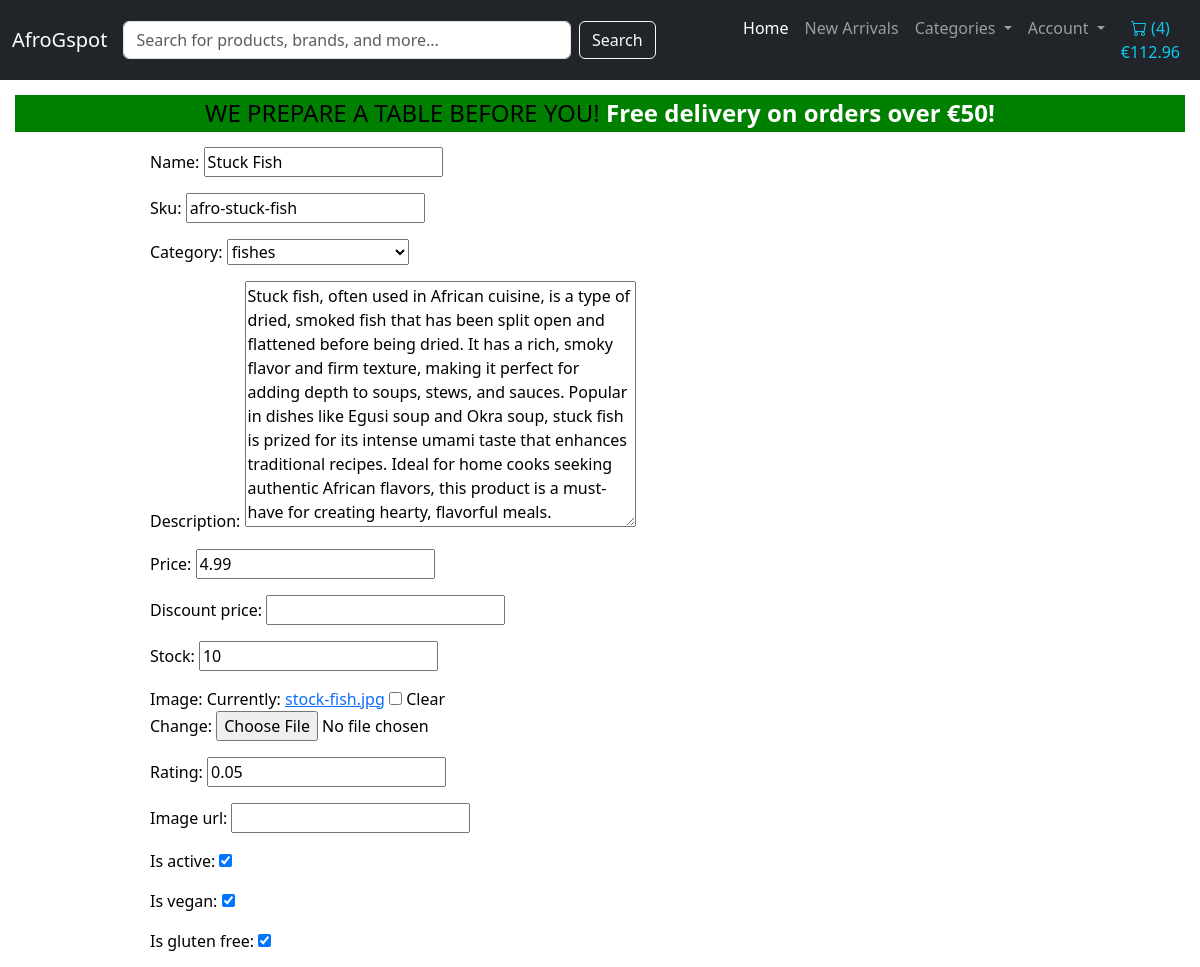
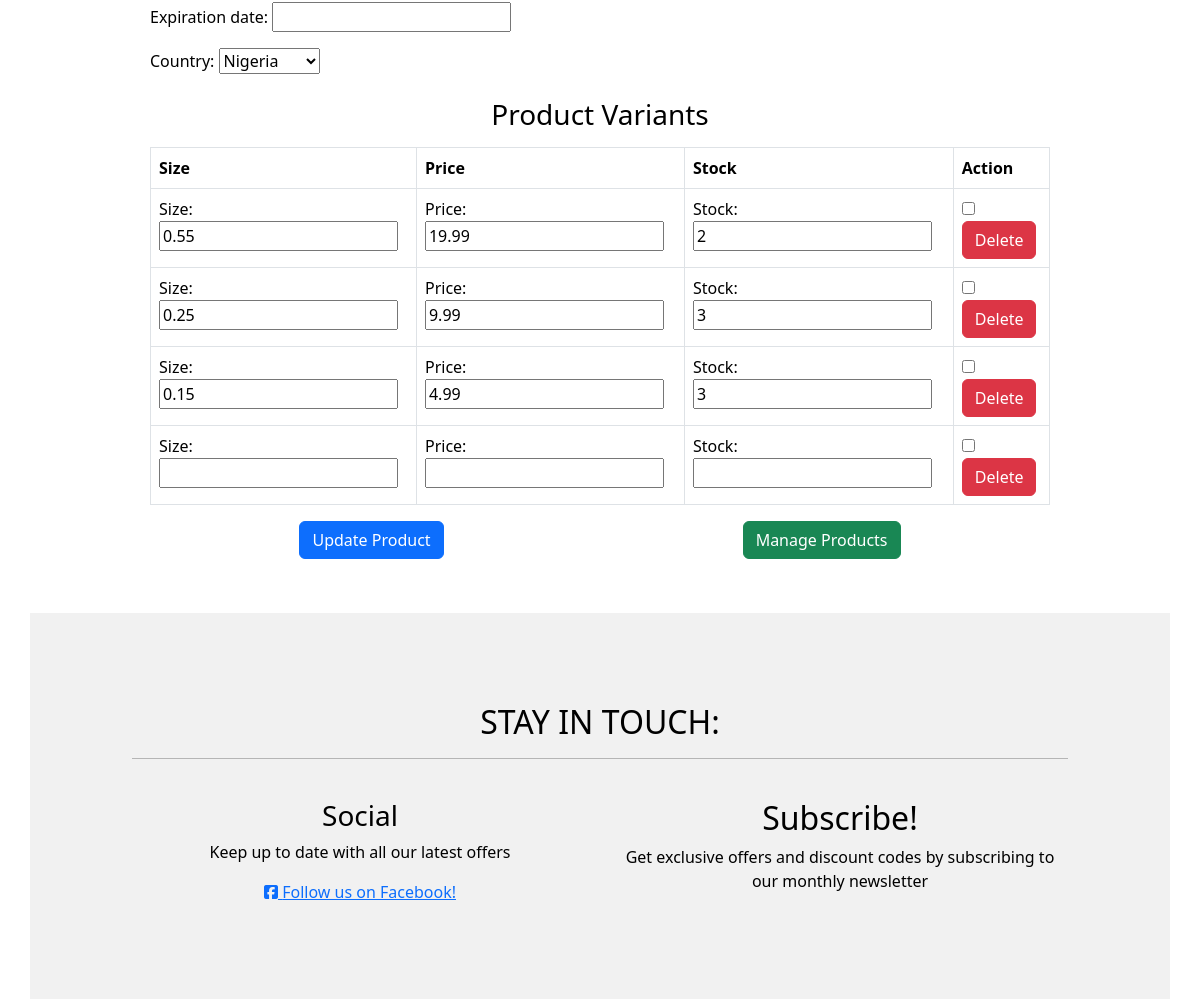
The page /product_catalog/update/1/ (signed in) on the database its author committed (2 pictures, top to bottom).
### product_catalog/models.py (models this page shows, shortened)
class Product(models.Model):
    name = models.CharField(max_length=255)
    sku = models.CharField(max_length=254, null=True, blank=True)
    category = models.ForeignKey(Category, null=True, blank=True, related_name='products', on_delete=models.SET_NULL)
    description = models.TextField()
    price = models.DecimalField(max_digits=10, decimal_places=2)
    discount_price = models.DecimalField(max_digits=10, decimal_places=2, null=True, blank=True)
    stock = models.IntegerField()
    image = models.ImageField(null=True, blank=True, default='static/media/background-image.jpg')
    rating = models.DecimalField(max_digits=6, decimal_places=2, null=True, blank=True)
    image_url = models.URLField(max_length=1024, null=True, blank=True)
    created_at = models.DateTimeField(auto_now_add=True)
    updated_at = models.DateTimeField(auto_now=True)
    is_active = models.BooleanField(default=True)
    is_vegan = models.BooleanField(default=False)
    is_gluten_free = models.BooleanField(default=False)
    expiration_date = models.DateField(null=True, blank=True)
    country = models.ForeignKey(Country, on_delete=models.SET_NULL, null=True, blank=True, default=1)

class Category(models.Model):
    class Meta:
        verbose_name_plural = 'Categories'
    name = models.CharField(max_length=250)
    friendly_name = models.CharField(max_length=250, null=True, blank=True)
    def __str__(self):
        return self.name

class Country(models.Model):
    name = models.CharField(max_length=100, unique=True)
    def __str__(self):
        return self.name

### product_catalog/views.py (the view)
# urls.py: path('update/<int:pk>/', views.update_product, name='update_product'),
@login_required
def update_product(request, pk):
    if not request.user.is_superuser:
        messages.error(request, 'Sorry, only store owners can do that.')
        return redirect(reverse('home'))
    product = get_object_or_404(Product, pk=pk)
    if request.method == "POST":
        product_form = ProductForm(request.POST, request.FILES, instance=product)
        formset = ProductVariantFormSet(request.POST, queryset=ProductVariant.objects.filter(product=product))
        if product_form.is_valid() and formset.is_valid():
            product = product_form.save()  # Save the product first
            variants = formset.save(commit=False)
            for variant in variants:
                variant.product = product  # Ensures that each variant is linked to the product
                variant.save()
            for variant in formset.deleted_objects:
                variant.delete()
            messages.success(request, 'Product has been successfully updated!')
            return redirect('product_list')
        else:
            messages.error(request, 'There was an error updating the product. Please check the form and try again.')
    else:
        product_form = ProductForm(instance=product)
        formset = ProductVariantFormSet(queryset=ProductVariant.objects.filter(product=product))
    return render(request, 'product_catalog/update_product.html', {
        'form': product_form,
        'formset': formset,
        })

### product_catalog/forms.py
class ProductForm(forms.ModelForm):
    class Meta:
        model = Product
        fields = '__all__'

### product_catalog/templates/product_catalog/update_product.html (shortened to what this page needs)
{% extends 'base.html' %}
{% block content %}
<div class="d-flex justify-content-center">
    <form method="POST" enctype="multipart/form-data" class="mb-4 w-75">
        <div class="mb-3">
            {{ form.as_p|safe }}
        </div>
        <h3 class="mt-4 text-center">Product Variants</h3>
        <table class="table table-bordered mt-3 mx-auto">
            <thead>
                <tr>
                    <th>Size</th>
                    <th>Price</th>
                    <th>Stock</th>
                    <th>Action</th>
                </tr>
            </thead>
            <tbody>
                {% for form in formset %}
                <tr>
                    <td>
                        <div class="form-group">
                            {{ form.size.label_tag }}
                            {{ form.size }}
                        </div>
                    </td>
                    <td>
                        <div class="form-group">
                            {{ form.price.label_tag }}
                            {{ form.price }}
                        </div>
                    </td>
                    <td>
                        <div class="form-group">
                            {{ form.stock.label_tag }}
                            {{ form.stock }}
                        </div>
                    </td>
                    <td>
                        {% if form.DELETE %}
                        {{ form.DELETE }}
                        <button type="button" class="btn btn-danger" data-toggle="modal"
                            data-target="#confirmDelete{{ forloop.counter }}">
                            Delete
                        </button>
                        {% endif %}
                    </td>
                </tr>
                {% endfor %}
            </tbody>
        </table>
        <div class="d-flex justify-content-around">
            <button type="submit" class="btn btn-primary">Update Product</button>
            <a class="btn btn-success" href="{% url 'manage_products' %}">Manage Products</a>
        </div>
    </form>
</div>
{% endblock %}

### static/css/base.css (style rules this page uses)
html, body { margin: 0; padding: 0; height: 100%; color: black; }
#id_country option { color: black; }

### rows shown on the page
Product: name "Stuck Fish", sku "afro-stuck-fish", category "fishes", description "Stuck fish, often used in African cuisine, is a type of dried, smoked fish that has been split open and flattened before being dried. It has a rich, smoky flavor and firm texture, making it perfect for adding depth to soups, stews, and sauces. Popular in dishes like Egusi soup and Okra soup, stuck fish is prized for its intense umami taste that enhances traditional recipes. Ideal for home cooks seeking authentic African flavors, this product is a must-have for creating hearty, flavorful meals.", price "4.99", stock "10", rating "0.05", is_active "☑", is_vegan "☑", is_gluten_free "☑", country "Nigeria"

### other values the page prints
{{ product_count }} "4"
{{ grand_total|floatformat:2 }} "112.96"
{{ free_delivery_threshold }} "50"
